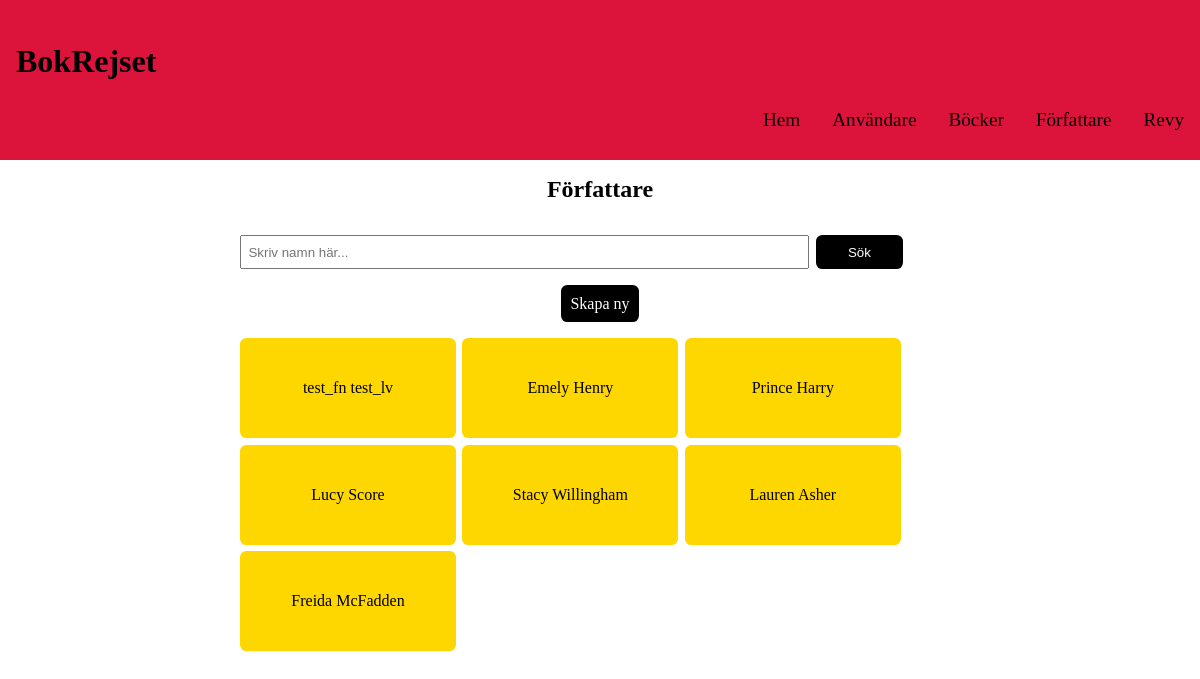
The page /authors.php on the database as committed earlier.
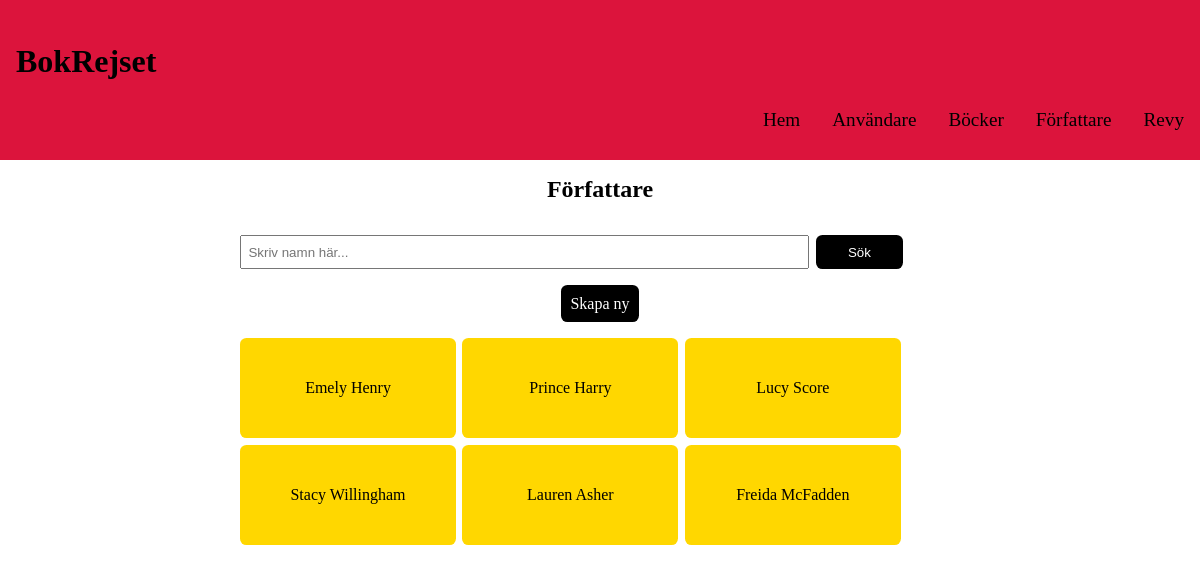
The same page on the database as committed later.
### tables this page shows
CREATE TABLE `authors` (
  `id` int(11) NOT NULL,
  `first_name` varchar(32) NOT NULL,
  `last_name` varchar(32) NOT NULL
);

### authors.php (called while the page is built, shortened)
<?php
require 'classes/author-view.php';
require 'controller/author-controller.php';
$pdo = require 'partials/connect.php';
$authorModel = new AuthorModel($pdo);
$authorView = new AuthorView();
$authorController = new AuthorController($authorModel, $authorView);
include 'partials/header.php';
include 'partials/nav.php';
$authorController->start();
include 'partials/footer.php';

### classes/author.php (called while the page is built)
<?php
class Author {
    private int $id = 0;
    private string $first_name = "";
    private string $last_name = "";
    function __construct($id, $first_name, $last_name) {
        $this->id = $id;
        $this->first_name = $first_name;
        $this->last_name = $last_name;
    }
    public function getId () : int {
        return $this->id;
    }
    public function getFirstName(): string {
        return $this->first_name;
    }
    public function getLastName () : string {
        return $this->last_name;
    }
}

### classes/db.php (called while the page is built)
<?php
class DB {
    protected $pdo;
    public function __construct(PDO $pdo)
    {
        $this->pdo = $pdo;
    }
    public function getAll($table)
    {
        if($table == "userbook"){
            $query = "SELECT ub.id, ub.user_id, ub.book_id, ub.pages, ub.comment, u.first_name, u.last_name, u.email, u.mobile, b.title FROM `userbook` AS ub
            JOIN users AS u ON u.id=ub.user_id
            JOIN books AS b ON b.id=ub.book_id";
        }
        else {
            $query = "SELECT * FROM $table";
        }
        $stmt = $this->pdo->prepare($query);
        $stmt->execute();
        return $stmt->fetchAll(PDO::FETCH_ASSOC);
    }
}

### classes/author-model.php (called while the page is built, shortened)
<?php
require_once 'db.php';
require_once 'author.php';
class AuthorModel extends DB {
    protected $table = "authors";
    public function convertToAuthorClass (array $authors) : array {
        $classAuthor = [];
        foreach ($authors as $element) {
            $author = new Author ($element["id"], $element["first_name"], $element["last_name"]);
            array_push($classAuthor, $author);
        }
        return $classAuthor;
    }
    public function getAllAuthors() : array{
        return $this->convertToAuthorClass($this->getAll($this->table));
    }
}

### classes/author-view.php (the view, shortened to what this page needs)
<?php
class AuthorView {
    public function renderAllAuthors (array $authors) {
        echo "<div>";
        foreach($authors as $author){
            echo "<a href='?author-id={$author->getId()}'>";
            echo "<div>{$author->getFirstName()} {$author->getLastName()}</div>";
            echo "</a>";
        }
        echo "</div>";
    }
    public function renderCreateButton () {
        echo "<a href='?create-author=new'>Skapa ny</a>";
    }
    public function renderAuthorsMain(array $authors) {
        echo "<main>";
            echo "<section class='header_section'>";
                echo "<h1>Författare</h1>";
            echo "</section>";
            echo "<section class='search_section'>";
                echo $this->createSearchField();
            echo "</section>";
            echo "<section class='create_btn_section'>";
                echo $this->renderCreateButton();
            echo "</section>";
            echo "<section class='main_content'>";
                echo $this->renderAllAuthors($authors);
            echo "</section>";
        echo "</main>";
    }
    public function createSearchField () {
        echo "<form  action='authors.php' method='POST'>
                <input type='text' name='search-authors' placeholder='Skriv namn här...'>
                <button class='btn'>Sök</button>
            </form>";
    }
}

### partials/header.php (shortened to what this page needs)
<!DOCTYPE html>
<html lang="en">
<head>
    <link rel="stylesheet" href="styles/main.css">
</head>
<body>
    <header>
        <h1>BokRejset</h1>
    </header>

### partials/nav.php
<nav>
    <a href="index.php">Hem</a>
    <a href="users.php">Användare</a>
    <a href="books.php">Böcker</a>
    <a href="authors.php">Författare</a>
    <a href="review.php">Revy</a>
</nav>

### controller/author-controller.php
<?php
class AuthorController
{
    private $model = null;
    private $view = null;
    public function __construct($authorModel, $authorView)
    {
        $this->model = $authorModel;
        $this->view = $authorView;
    }
    public function start()
    {
        if (isset($_GET['author-id'])) {
            $authorId = filter_var($_GET['author-id'], FILTER_SANITIZE_NUMBER_INT);
            $one = $this->model->getOneAuthor($authorId);
            $this->view->renderOneAuthorMain($one);
        }
        else if (isset($_GET['create-author'])){
            if($_GET['create-author'] =="new") {
                $this->view->renderAuthorsFormMain();
            }
        }
        else {
            if(isset($_POST["search-authors"])){
                $searchText = filter_var($_POST["search-authors"], FILTER_SANITIZE_FULL_SPECIAL_CHARS);
                $this->view->renderAuthorsMain($this->model->findAuthors($searchText));
            }
            else {
                $this->view->renderAuthorsMain($this->model->getAllAuthors());
            }
        }
    }
}

### partials/footer.php (shortened to what this page needs)
</body>
</html>

### styles/main.css (style rules this page uses)
* { padding: 0; margin: 0; box-sizing: border-box; }
main { display: flex; flex-wrap: wrap; width: 100%; }
a { text-decoration: none; color: black; }

### styles/header.css (style rules this page uses)
header { height: 10vh; background-color:crimson; display: flex; justify-content: start; padding-left: 1rem; align-items: end; }
.header_section { width: 100%; text-align: center; padding: 1rem; }

### styles/nav.css (style rules this page uses)
nav { height: 10vh; display: flex; justify-content: end; align-items: center; gap: 2rem; background-color:crimson; padding: 0 1rem; }
nav a { display: flex; justify-content: center; text-decoration: none; color: black; font-size: 1.2rem; }

### styles/search-field.css (style rules this page uses)
.search_section { width: 100%; padding: 1rem 0; display: flex; justify-content: center; }
.search_section form { width: 60%; display: flex; gap: 1%; }
.search_section form input { width: 79%; padding: .4rem; }

### styles/create-btn.css (style rules this page uses)
.create_btn_section { width: 100%; display: flex; justify-content: center; align-items: center; }
.create_btn_section a { padding: 0.6rem; background-color: black; color: white; border-radius: 0.4rem; }

### styles/content-section.css (style rules this page uses)
.main_content { display: flex; width: 100%; justify-content: center; padding: 1rem 0; }
.main_content div { width: 60%; display: flex; flex-wrap: wrap; gap: .4rem; }
.main_content div a { padding: 1rem; width: 30%; height: 100px; background-color: gold; border-radius: .4rem; display: flex; align-items: center; justify-content: center; }
.main_content div a div { width: 100%; display: flex; align-items: center; justify-content: center; }

### styles/button.css (style rules this page uses)
.btn { border-radius: .4rem; border: none; padding: .6rem 2rem; background-color: black; color: white; }

Rows that differ between the two databases and show on the page:
removed authors: first_name "test_fn", last_name "test_lv"
